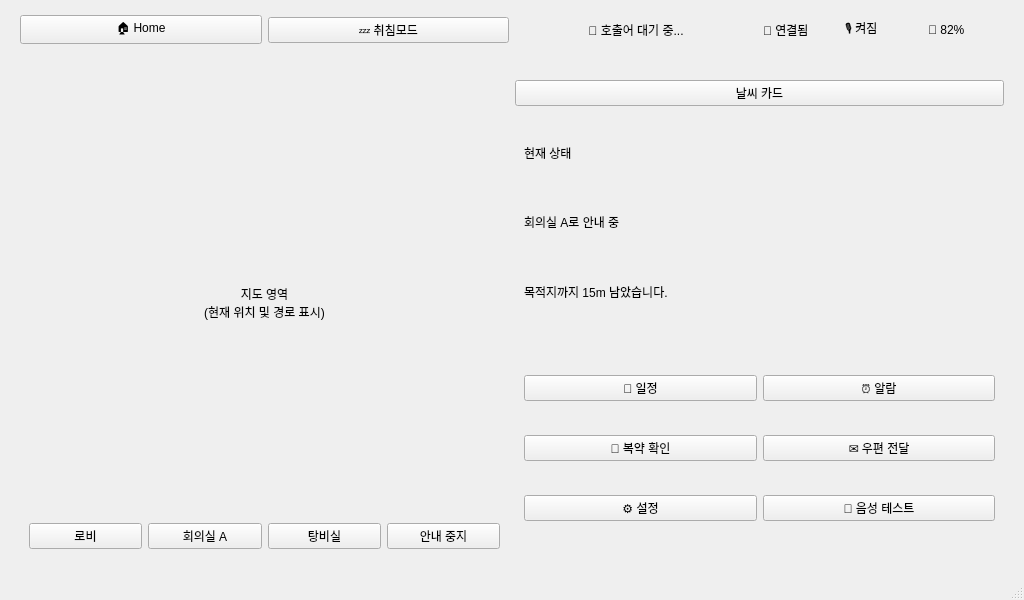
<?xml version="1.0" encoding="UTF-8"?>
<ui version="4.0">
 <class>OmniMateMainWindow</class>
 <widget class="QMainWindow" name="OmniMateMainWindow">
  <property name="geometry">
   <rect>
    <x>0</x>
    <y>0</y>
    <width>1024</width>
    <height>600</height>
   </rect>
  </property>
  <property name="windowTitle">
   <string>OmniMate - AI Robot Dashboard</string>
  </property>
  <widget class="QWidget" name="centralwidget">
   <layout class="QVBoxLayout" name="main_layout">
    <property name="spacing">
     <number>0</number>
    </property>
    <property name="leftMargin">
     <number>0</number>
    </property>
    <property name="topMargin">
     <number>0</number>
    </property>
    <property name="rightMargin">
     <number>0</number>
    </property>
    <property name="bottomMargin">
     <number>0</number>
    </property>
    <item>
     <widget class="QFrame" name="hdr_frame">
      <property name="minimumSize">
       <size>
        <width>0</width>
        <height>60</height>
       </size>
      </property>
      <property name="maximumSize">
       <size>
        <width>16777215</width>
        <height>60</height>
       </size>
      </property>
      <property name="frameShape">
       <enum>QFrame::NoFrame</enum>
      </property>
      <layout class="QHBoxLayout" name="hdr_layout">
       <property name="leftMargin">
        <number>20</number>
       </property>
       <property name="topMargin">
        <number>0</number>
       </property>
       <property name="rightMargin">
        <number>20</number>
       </property>
       <property name="bottomMargin">
        <number>0</number>
       </property>
       <item>
        <widget class="QPushButton" name="hdr_home_btn">
         <property name="text">
          <string>🏠 Home</string>
         </property>
        </widget>
       </item>
       <item>
        <widget class="QPushButton" name="hdr_sleep_btn">
         <property name="text">
          <string>💤 취침모드</string>
         </property>
        </widget>
       </item>
       <item>
        <widget class="QLabel" name="hdr_voiceState_Lbl">
         <property name="text">
          <string>🎤️ 호출어 대기 중...</string>
         </property>
         <property name="alignment">
          <set>Qt::AlignCenter</set>
         </property>
        </widget>
       </item>
       <item>
        <layout class="QHBoxLayout" name="hdr_status_layout">
         <item>
          <widget class="QLabel" name="status_conn_lbl">
           <property name="text">
            <string>📶 연결됨</string>
           </property>
          </widget>
         </item>
         <item>
          <widget class="QLabel" name="status_mic_lbl">
           <property name="text">
            <string>🎙️ 켜짐</string>
           </property>
          </widget>
         </item>
         <item>
          <widget class="QLabel" name="status_battery_lbl">
           <property name="text">
            <string>🔋 82%</string>
           </property>
          </widget>
         </item>
        </layout>
       </item>
      </layout>
     </widget>
    </item>
    <item>
     <widget class="QStackedWidget" name="stacked_widget">
      <property name="currentIndex">
       <number>1</number>
      </property>
      <widget class="QWidget" name="page_face">
       <layout class="QVBoxLayout" name="face_layout">
        <item>
         <spacer name="face_spacer_top">
          <property name="orientation">
           <enum>Qt::Vertical</enum>
          </property>
          <property name="sizeHint" stdset="0">
           <size>
            <width>20</width>
            <height>40</height>
           </size>
          </property>
         </spacer>
        </item>
        <item>
         <widget class="QLabel" name="face_label">
          <property name="text">
           <string>🙂</string>
          </property>
          <property name="alignment">
           <set>Qt::AlignCenter</set>
          </property>
         </widget>
        </item>
        <item>
         <widget class="QLabel" name="face_hint">
          <property name="text">
           <string>화면을 터치하거나 이름을 불러주세요</string>
          </property>
          <property name="alignment">
           <set>Qt::AlignCenter</set>
          </property>
         </widget>
        </item>
        <item>
         <spacer name="face_spacer_bottom">
          <property name="orientation">
           <enum>Qt::Vertical</enum>
          </property>
          <property name="sizeHint" stdset="0">
           <size>
            <width>20</width>
            <height>40</height>
           </size>
          </property>
         </spacer>
        </item>
       </layout>
      </widget>
      <widget class="QWidget" name="page_home">
       <layout class="QHBoxLayout" name="home_layout">
        <property name="leftMargin">
         <number>20</number>
        </property>
        <property name="topMargin">
         <number>20</number>
        </property>
        <property name="rightMargin">
         <number>20</number>
        </property>
        <property name="bottomMargin">
         <number>20</number>
        </property>
        <item>
         <widget class="QFrame" name="map_frame">
          <layout class="QVBoxLayout" name="map_layout">
           <item>
            <widget class="QLabel" name="map_placeholder_lbl">
             <property name="text">
              <string>지도 영역
(현재 위치 및 경로 표시)</string>
             </property>
             <property name="alignment">
              <set>Qt::AlignCenter</set>
             </property>
            </widget>
           </item>
           <item>
            <layout class="QHBoxLayout" name="dest_layout">
             <item><widget class="QPushButton" name="dest_lobby_btn"><property name="text"><string>로비</string></property></widget></item>
             <item><widget class="QPushButton" name="dest_meeting_btn"><property name="text"><string>회의실 A</string></property></widget></item>
             <item><widget class="QPushButton" name="dest_pantry_btn"><property name="text"><string>탕비실</string></property></widget></item>
             <item><widget class="QPushButton" name="dest_stop_btn"><property name="text"><string>안내 중지</string></property></widget></item>
            </layout>
           </item>
          </layout>
         </widget>
        </item>
        <item>
         <layout class="QVBoxLayout" name="home_right_layout">
          <item>
           <widget class="QPushButton" name="weather_card_btn">
            <property name="text">
             <string>날씨 카드</string>
            </property>
           </widget>
          </item>
          <item>
           <widget class="QFrame" name="status_frame">
            <layout class="QVBoxLayout" name="status_layout">
             <item><widget class="QLabel" name="status_title_lbl"><property name="text"><string>현재 상태</string></property></widget></item>
             <item><widget class="QLabel" name="status_main_lbl"><property name="text"><string>회의실 A로 안내 중</string></property></widget></item>
             <item><widget class="QLabel" name="status_sub_lbl"><property name="text"><string>목적지까지 15m 남았습니다.</string></property></widget></item>
            </layout>
           </widget>
          </item>
          <item>
           <widget class="QFrame" name="menu_frame">
            <layout class="QGridLayout" name="menu_grid">
             <item row="0" column="0"><widget class="QPushButton" name="menu_schedule_btn"><property name="text"><string>📅 일정</string></property></widget></item>
             <item row="0" column="1"><widget class="QPushButton" name="menu_alarm_btn"><property name="text"><string>⏰ 알람</string></property></widget></item>
             <item row="1" column="0"><widget class="QPushButton" name="menu_med_btn"><property name="text"><string>💊 복약 확인</string></property></widget></item>
             <item row="1" column="1"><widget class="QPushButton" name="menu_mail_btn"><property name="text"><string>✉️ 우편 전달</string></property></widget></item>
             <item row="2" column="0"><widget class="QPushButton" name="menu_settings_btn"><property name="text"><string>⚙️ 설정</string></property></widget></item>
             <item row="2" column="1"><widget class="QPushButton" name="menu_voice_btn"><property name="text"><string>🎤 음성 테스트</string></property></widget></item>
            </layout>
           </widget>
          </item>
         </layout>
        </item>
       </layout>
      </widget>
      <widget class="QWidget" name="page_schedule">
       <layout class="QHBoxLayout" name="schedule_layout">
        <item>
         <widget class="QCalendarWidget" name="schedule_calendar"/>
        </item>
        <item>
         <layout class="QVBoxLayout" name="schedule_detail_layout">
          <item><widget class="QLabel" name="schedule_date_title"><property name="text"><string>선택된 날짜 일정</string></property></widget></item>
          <item><widget class="QListWidget" name="schedule_list"/></item>
          <item><widget class="QPushButton" name="schedule_add_btn"><property name="text"><string>새 일정 추가</string></property></widget></item>
         </layout>
        </item>
       </layout>
      </widget>
      <widget class="QWidget" name="page_schedule_add">
       <layout class="QVBoxLayout" name="schedule_add_layout">
        <item><widget class="QLabel" name="schedule_add_title"><property name="text"><string>새 일정 등록</string></property></widget></item>
        <item>
         <layout class="QFormLayout" name="schedule_form_layout">
          <item row="0" column="0"><widget class="QLabel" name="schedule_date_lbl"><property name="text"><string>날짜:</string></property></widget></item>
          <item row="0" column="1"><widget class="QDateEdit" name="schedule_date_edit"/></item>
          <item row="1" column="0"><widget class="QLabel" name="schedule_time_lbl"><property name="text"><string>시간:</string></property></widget></item>
          <item row="1" column="1"><widget class="QTimeEdit" name="schedule_time_edit"/></item>
          <item row="2" column="0"><widget class="QLabel" name="schedule_content_lbl"><property name="text"><string>내용:</string></property></widget></item>
          <item row="2" column="1"><widget class="QLineEdit" name="schedule_content_edit"/></item>
          <item row="3" column="0"><widget class="QLabel" name="schedule_place_lbl"><property name="text"><string>장소:</string></property></widget></item>
          <item row="3" column="1"><widget class="QLineEdit" name="schedule_place_edit"/></item>
         </layout>
        </item>
       </layout>
      </widget>
      <widget class="QWidget" name="page_alarm">
       <layout class="QVBoxLayout" name="alarm_layout">
        <item><widget class="QLabel" name="alarm_title"><property name="text"><string>알람 목록</string></property></widget></item>
        <item><widget class="QListWidget" name="alarm_list"/></item>
        <item><widget class="QPushButton" name="alarm_add_btn"><property name="text"><string>+ 새 알람 추가</string></property></widget></item>
       </layout>
      </widget>
      <widget class="QWidget" name="page_alarm_add">
       <layout class="QVBoxLayout" name="alarm_add_layout">
        <item><widget class="QLabel" name="alarm_add_title"><property name="text"><string>알람 설정</string></property></widget></item>
        <item>
         <layout class="QFormLayout" name="alarm_form_layout">
          <item row="0" column="0"><widget class="QLabel" name="alarm_time_lbl"><property name="text"><string>시간:</string></property></widget></item>
          <item row="0" column="1"><widget class="QTimeEdit" name="alarm_time_edit"/></item>
          <item row="1" column="0"><widget class="QLabel" name="alarm_memo_lbl"><property name="text"><string>메모:</string></property></widget></item>
          <item row="1" column="1"><widget class="QLineEdit" name="alarm_memo_edit"/></item>
         </layout>
        </item>
       </layout>
      </widget>
      <widget class="QWidget" name="page_medication">
       <layout class="QVBoxLayout" name="med_layout">
        <item><widget class="QLabel" name="med_title"><property name="text"><string>오늘의 복약 현황</string></property></widget></item>
        <item><widget class="QCheckBox" name="med_morning_cb"><property name="text"><string>아침 (08:00) 처방약 및 영양제 복용 확인</string></property></widget></item>
        <item><widget class="QCheckBox" name="med_lunch_cb"><property name="text"><string>점심 (13:00) 처방약 및 영양제 복용 확인</string></property></widget></item>
        <item><widget class="QCheckBox" name="med_dinner_cb"><property name="text"><string>저녁 (19:00) 처방약 및 영양제 복용 확인</string></property></widget></item>
        <item><widget class="QCheckBox" name="med_bed_cb"><property name="text"><string>취침 전 처방약 및 영양제 복용 확인</string></property></widget></item>
       </layout>
      </widget>
      <widget class="QWidget" name="page_mail">
       <layout class="QVBoxLayout" name="mail_layout">
        <item><widget class="QLabel" name="mail_cam_lbl"><property name="text"><string>📷 카메라 화면 활성화 중...</string></property><property name="alignment"><set>Qt::AlignCenter</set></property></widget></item>
        <item><widget class="QLabel" name="mail_ocr_lbl"><property name="text"><string>수취인 텍스트 스캔 중: [ 박ㅇㅇ 주임 ]</string></property><property name="alignment"><set>Qt::AlignCenter</set></property></widget></item>
        <item><widget class="QPushButton" name="mail_start_btn"><property name="text"><string>스캔 완료 및 배달 시작</string></property></widget></item>
       </layout>
      </widget>
      <widget class="QWidget" name="page_settings">
       <layout class="QVBoxLayout" name="settings_layout">
        <item><widget class="QLabel" name="settings_title"><property name="text"><string>설정</string></property></widget></item>
       </layout>
      </widget>
      <widget class="QWidget" name="page_voice_test">
       <layout class="QVBoxLayout" name="voice_test_layout">
        <item><widget class="QLabel" name="voice_test_title"><property name="text"><string>🎤 음성 인식 테스트 창</string></property></widget></item>
        <item><widget class="QTextEdit" name="voice_log_area"><property name="plainText"><string>시스템: 마이크 대기 중...</string></property></widget></item>
        <item>
         <layout class="QHBoxLayout" name="voice_btn_layout">
          <item><widget class="QPushButton" name="voice_sim_btn"><property name="text"><string>음성 명령 시뮬레이션</string></property></widget></item>
          <item><widget class="QPushButton" name="voice_clear_btn"><property name="text"><string>로그 지우기</string></property></widget></item>
          <item><widget class="QPushButton" name="voice_tts_btn"><property name="text"><string>🔊 TTS 테스트</string></property></widget></item>
         </layout>
        </item>
       </layout>
      </widget>
      <widget class="QWidget" name="page_weather_forecast">
       <layout class="QVBoxLayout" name="weather_forecast_layout">
        <item>
         <layout class="QHBoxLayout" name="weather_header_layout">
          <item><widget class="QLabel" name="weather_title"><property name="text"><string>📅 상세 날씨 및 3일 예보</string></property></widget></item>
          <item><spacer name="weather_hdr_spacer"><property name="orientation"><enum>Qt::Horizontal</enum></property><property name="sizeHint" stdset="0"><size><width>40</width><height>20</height></size></property></spacer></item>
          <item><widget class="QPushButton" name="weather_close_btn"><property name="text"><string>닫기</string></property></widget></item>
         </layout>
        </item>
        <item><widget class="QGroupBox" name="weather_hourly_group"><property name="title"><string>오늘 시간별 예보</string></property></widget></item>
        <item><widget class="QGroupBox" name="weather_weekly_group"><property name="title"><string>3일 주간 예보</string></property></widget></item>
       </layout>
      </widget>
      <widget class="QWidget" name="page_tts_test">
       <layout class="QVBoxLayout" name="tts_test_layout">
        <item><widget class="QLabel" name="tts_title"><property name="text"><string>🔊 TTS 테스트 창</string></property></widget></item>
        <item><widget class="QTextEdit" name="tts_input_area"/></item>
        <item>
         <layout class="QHBoxLayout" name="tts_mode_layout">
          <item><widget class="QLabel" name="tts_mode_lbl"><property name="text"><string>출력 대상</string></property></widget></item>
          <item><widget class="QPushButton" name="tts_pc_btn"><property name="text"><string>💻 PC</string></property><property name="checkable"><bool>true</bool></property></widget></item>
          <item><widget class="QPushButton" name="tts_robot_btn"><property name="text"><string>🤖 로봇</string></property><property name="checkable"><bool>true</bool></property></widget></item>
         </layout>
        </item>
        <item><widget class="QTextEdit" name="tts_status_log"/></item>
        <item>
         <layout class="QHBoxLayout" name="tts_btn_layout">
          <item><widget class="QPushButton" name="tts_speak_btn"><property name="text"><string>말하기</string></property></widget></item>
          <item><widget class="QPushButton" name="tts_clear_btn"><property name="text"><string>입력/로그 지우기</string></property></widget></item>
          <item><widget class="QPushButton" name="tts_back_btn"><property name="text"><string>◀ 음성 테스트로</string></property></widget></item>
         </layout>
        </item>
       </layout>
      </widget>
     </widget>
    </item>
   </layout>
  </widget>
  <widget class="QStatusBar" name="statusbar"/>
 </widget>
 <resources/>
 <connections/>
</ui>
